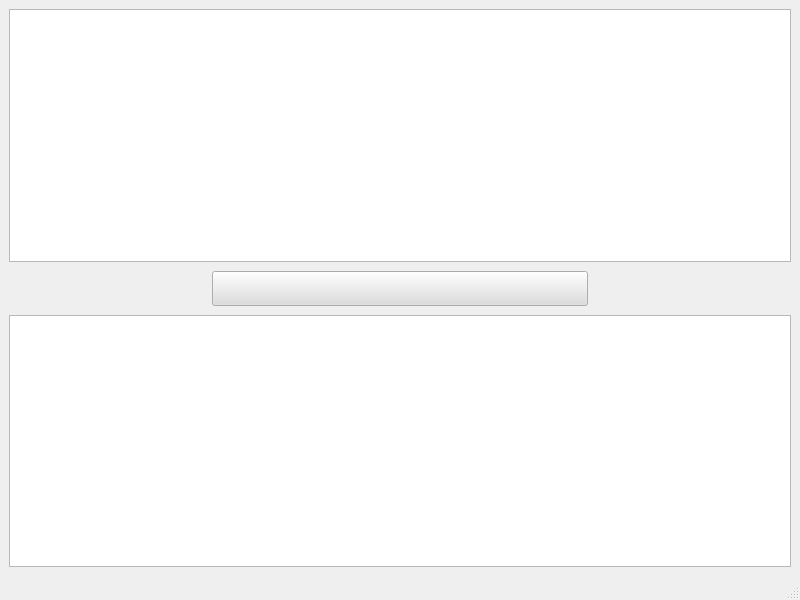
<?xml version="1.0" encoding="UTF-8"?>
<ui version="4.0">
 <class>MainWindow</class>
 <widget class="QMainWindow" name="MainWindow">
  <property name="geometry">
   <rect>
    <x>0</x>
    <y>0</y>
    <width>800</width>
    <height>600</height>
   </rect>
  </property>
  <property name="font">
   <font>
    <pointsize>12</pointsize>
   </font>
  </property>
  <property name="windowTitle">
   <string>Motairy To Arabic</string>
  </property>
  <property name="windowIcon">
   <iconset>
    <normaloff>icons/0074.png</normaloff>icons/0074.png</iconset>
  </property>
  <widget class="QWidget" name="centralwidget">
   <layout class="QGridLayout" name="gridLayout">
    <item row="0" column="0" colspan="2">
     <widget class="QPlainTextEdit" name="mtayryEdit">
      <property name="font">
       <font>
        <pointsize>20</pointsize>
       </font>
      </property>
     </widget>
    </item>
    <item row="2" column="0" colspan="2">
     <widget class="QTextBrowser" name="textBrowser">
      <property name="font">
       <font>
        <pointsize>20</pointsize>
       </font>
      </property>
     </widget>
    </item>
    <item row="1" column="0" colspan="2">
     <widget class="QWidget" name="widget" native="true">
      <layout class="QHBoxLayout" name="horizontalLayout">
       <property name="topMargin">
        <number>3</number>
       </property>
       <property name="bottomMargin">
        <number>3</number>
       </property>
       <item>
        <widget class="QWidget" name="widget_2" native="true">
         <property name="sizePolicy">
          <sizepolicy hsizetype="Preferred" vsizetype="Preferred">
           <horstretch>20</horstretch>
           <verstretch>0</verstretch>
          </sizepolicy>
         </property>
        </widget>
       </item>
       <item>
        <widget class="QPushButton" name="translateButton">
         <property name="sizePolicy">
          <sizepolicy hsizetype="Minimum" vsizetype="Fixed">
           <horstretch>40</horstretch>
           <verstretch>0</verstretch>
          </sizepolicy>
         </property>
         <property name="minimumSize">
          <size>
           <width>0</width>
           <height>35</height>
          </size>
         </property>
         <property name="baseSize">
          <size>
           <width>0</width>
           <height>0</height>
          </size>
         </property>
         <property name="palette">
          <palette>
           <active>
            <colorrole role="Button">
             <brush brushstyle="SolidPattern">
              <color alpha="255">
               <red>221</red>
               <green>221</green>
               <blue>221</blue>
              </color>
             </brush>
            </colorrole>
            <colorrole role="ButtonText">
             <brush brushstyle="SolidPattern">
              <color alpha="255">
               <red>0</red>
               <green>0</green>
               <blue>0</blue>
              </color>
             </brush>
            </colorrole>
            <colorrole role="Base">
             <brush brushstyle="SolidPattern">
              <color alpha="255">
               <red>255</red>
               <green>255</green>
               <blue>255</blue>
              </color>
             </brush>
            </colorrole>
            <colorrole role="AlternateBase">
             <brush brushstyle="SolidPattern">
              <color alpha="255">
               <red>245</red>
               <green>245</green>
               <blue>245</blue>
              </color>
             </brush>
            </colorrole>
           </active>
           <inactive>
            <colorrole role="Button">
             <brush brushstyle="SolidPattern">
              <color alpha="255">
               <red>221</red>
               <green>221</green>
               <blue>221</blue>
              </color>
             </brush>
            </colorrole>
            <colorrole role="ButtonText">
             <brush brushstyle="SolidPattern">
              <color alpha="255">
               <red>0</red>
               <green>0</green>
               <blue>0</blue>
              </color>
             </brush>
            </colorrole>
            <colorrole role="Base">
             <brush brushstyle="SolidPattern">
              <color alpha="255">
               <red>255</red>
               <green>255</green>
               <blue>255</blue>
              </color>
             </brush>
            </colorrole>
            <colorrole role="AlternateBase">
             <brush brushstyle="SolidPattern">
              <color alpha="255">
               <red>246</red>
               <green>246</green>
               <blue>246</blue>
              </color>
             </brush>
            </colorrole>
           </inactive>
           <disabled>
            <colorrole role="Button">
             <brush brushstyle="SolidPattern">
              <color alpha="255">
               <red>221</red>
               <green>221</green>
               <blue>221</blue>
              </color>
             </brush>
            </colorrole>
            <colorrole role="ButtonText">
             <brush brushstyle="SolidPattern">
              <color alpha="255">
               <red>120</red>
               <green>120</green>
               <blue>120</blue>
              </color>
             </brush>
            </colorrole>
            <colorrole role="Base">
             <brush brushstyle="SolidPattern">
              <color alpha="255">
               <red>240</red>
               <green>240</green>
               <blue>240</blue>
              </color>
             </brush>
            </colorrole>
            <colorrole role="AlternateBase">
             <brush brushstyle="SolidPattern">
              <color alpha="255">
               <red>246</red>
               <green>246</green>
               <blue>246</blue>
              </color>
             </brush>
            </colorrole>
           </disabled>
          </palette>
         </property>
         <property name="font">
          <font>
           <pointsize>13</pointsize>
          </font>
         </property>
         <property name="cursor">
          <cursorShape>PointingHandCursor</cursorShape>
         </property>
         <property name="autoFillBackground">
          <bool>false</bool>
         </property>
         <property name="text">
          <string/>
         </property>
         <property name="icon">
          <iconset>
           <normaloff>icons/007.png</normaloff>icons/007.png</iconset>
         </property>
         <property name="iconSize">
          <size>
           <width>70</width>
           <height>40</height>
          </size>
         </property>
         <property name="autoDefault">
          <bool>false</bool>
         </property>
         <property name="default">
          <bool>false</bool>
         </property>
         <property name="flat">
          <bool>false</bool>
         </property>
        </widget>
       </item>
       <item>
        <widget class="QWidget" name="widget_3" native="true">
         <property name="sizePolicy">
          <sizepolicy hsizetype="Preferred" vsizetype="Preferred">
           <horstretch>20</horstretch>
           <verstretch>0</verstretch>
          </sizepolicy>
         </property>
        </widget>
       </item>
      </layout>
     </widget>
    </item>
   </layout>
  </widget>
  <widget class="QMenuBar" name="menubar">
   <property name="geometry">
    <rect>
     <x>0</x>
     <y>0</y>
     <width>800</width>
     <height>27</height>
    </rect>
   </property>
  </widget>
  <widget class="QStatusBar" name="statusbar"/>
 </widget>
 <resources/>
 <connections/>
</ui>
